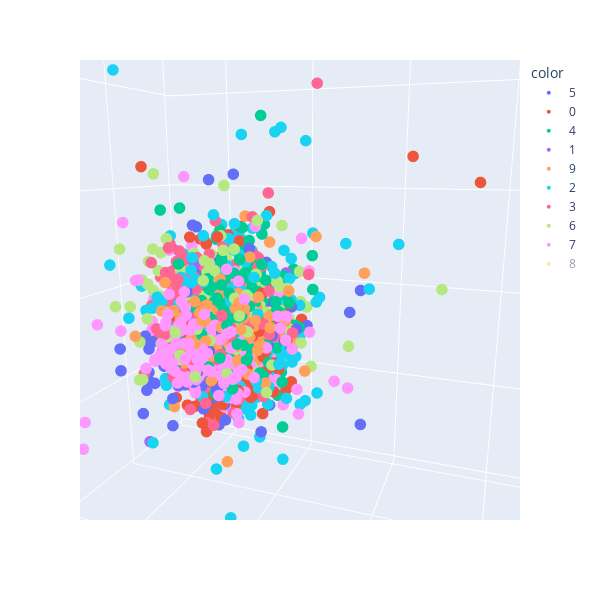

Notebook code for this chart:
### Code cell
visualize_3d_data(tren, y_train)

### Figure 1 — Plotly figure (JSON) as saved in the notebook; plotly's stock layout.template omitted (floating-point values rounded to 4 significant figures; data arrays with more than 128 entries replaced by an {"elided": "..."} marker saying what was removed)
{"data": [{"hovertemplate": "color=5<br>x=%{x}<br>y=%{y}<br>z=%{z}<extra></extra>", "legendgroup": "5", "marker": {"color": "#636efa", "colorscale": [[0, "#440154"], [0.1111, "#482878"], [0.2222, "#3e4989"], [0.3333, "#31688e"], [0.4444, "#26828e"], [0.5556, "#1f9e89"], [0.6667, "#35b779"], [0.7778, "#6ece58"], [0.8889, "#b5de2b"], [1, "#fde725"]], "size": 4, "symbol": "circle"}, "mode": "markers", "name": "5", "scene": "scene", "showlegend": true, "type": "scatter3d", "x": {"elided": "274 float values"}, "y": {"elided": "274 float values"}, "z": {"elided": "274 float values"}}, {"hovertemplate": "color=0<br>x=%{x}<br>y=%{y}<br>z=%{z}<extra></extra>", "legendgroup": "0", "marker": {"color": "#EF553B", "colorscale": [[0, "#440154"], [0.1111, "#482878"], [0.2222, "#3e4989"], [0.3333, "#31688e"], [0.4444, "#26828e"], [0.5556, "#1f9e89"], [0.6667, "#35b779"], [0.7778, "#6ece58"], [0.8889, "#b5de2b"], [1, "#fde725"]], "size": 4, "symbol": "circle"}, "mode": "markers", "name": "0", "scene": "scene", "showlegend": true, "type": "scatter3d", "x": {"elided": "285 float values"}, "y": {"elided": "285 float values"}, "z": {"elided": "285 float values"}}, {"hovertemplate": "color=4<br>x=%{x}<br>y=%{y}<br>z=%{z}<extra></extra>", "legendgroup": "4", "marker": {"color": "#00cc96", "colorscale": [[0, "#440154"], [0.1111, "#482878"], [0.2222, "#3e4989"], [0.3333, "#31688e"], [0.4444, "#26828e"], [0.5556, "#1f9e89"], [0.6667, "#35b779"], [0.7778, "#6ece58"], [0.8889, "#b5de2b"], [1, "#fde725"]], "size": 4, "symbol": "circle"}, "mode": "markers", "name": "4", "scene": "scene", "showlegend": true, "type": "scatter3d", "x": {"elided": "325 float values"}, "y": {"elided": "325 float values"}, "z": {"elided": "325 float values"}}, {"hovertemplate": "color=1<br>x=%{x}<br>y=%{y}<br>z=%{z}<extra></extra>", "legendgroup": "1", "marker": {"color": "#ab63fa", "colorscale": [[0, "#440154"], [0.1111, "#482878"], [0.2222, "#3e4989"], [0.3333, "#31688e"], [0.4444, "#26828e"], [0.5556, "#1f9e89"], [0.6667, "#35b779"], [0.7778, "#6ece58"], [0.8889, "#b5de2b"], [1, "#fde725"]], "size": 4, "symbol": "circle"}, "mode": "markers", "name": "1", "scene": "scene", "showlegend": true, "type": "scatter3d", "x": {"elided": "339 float values"}, "y": {"elided": "339 float values"}, "z": {"elided": "339 float values"}}, {"hovertemplate": "color=9<br>x=%{x}<br>y=%{y}<br>z=%{z}<extra></extra>", "legendgroup": "9", "marker": {"color": "#FFA15A", "colorscale": [[0, "#440154"], [0.1111, "#482878"], [0.2222, "#3e4989"], [0.3333, "#31688e"], [0.4444, "#26828e"], [0.5556, "#1f9e89"], [0.6667, "#35b779"], [0.7778, "#6ece58"], [0.8889, "#b5de2b"], [1, "#fde725"]], "size": 4, "symbol": "circle"}, "mode": "markers", "name": "9", "scene": "scene", "showlegend": true, "type": "scatter3d", "x": {"elided": "287 float values"}, "y": {"elided": "287 float values"}, "z": {"elided": "287 float values"}}, {"hovertemplate": "color=2<br>x=%{x}<br>y=%{y}<br>z=%{z}<extra></extra>", "legendgroup": "2", "marker": {"color": "#19d3f3", "colorscale": [[0, "#440154"], [0.1111, "#482878"], [0.2222, "#3e4989"], [0.3333, "#31688e"], [0.4444, "#26828e"], [0.5556, "#1f9e89"], [0.6667, "#35b779"], [0.7778, "#6ece58"], [0.8889, "#b5de2b"], [1, "#fde725"]], "size": 4, "symbol": "circle"}, "mode": "markers", "name": "2", "scene": "scene", "showlegend": true, "type": "scatter3d", "x": {"elided": "299 float values"}, "y": {"elided": "299 float values"}, "z": {"elided": "299 float values"}}, {"hovertemplate": "color=3<br>x=%{x}<br>y=%{y}<br>z=%{z}<extra></extra>", "legendgroup": "3", "marker": {"color": "#FF6692", "colorscale": [[0, "#440154"], [0.1111, "#482878"], [0.2222, "#3e4989"], [0.3333, "#31688e"], [0.4444, "#26828e"], [0.5556, "#1f9e89"], [0.6667, "#35b779"], [0.7778, "#6ece58"], [0.8889, "#b5de2b"], [1, "#fde725"]], "size": 4, "symbol": "circle"}, "mode": "markers", "name": "3", "scene": "scene", "showlegend": true, "type": "scatter3d", "x": {"elided": "295 float values"}, "y": {"elided": "295 float values"}, "z": {"elided": "295 float values"}}, {"hovertemplate": "color=6<br>x=%{x}<br>y=%{y}<br>z=%{z}<extra></extra>", "legendgroup": "6", "marker": {"color": "#B6E880", "colorscale": [[0, "#440154"], [0.1111, "#482878"], [0.2222, "#3e4989"], [0.3333, "#31688e"], [0.4444, "#26828e"], [0.5556, "#1f9e89"], [0.6667, "#35b779"], [0.7778, "#6ece58"], [0.8889, "#b5de2b"], [1, "#fde725"]], "size": 4, "symbol": "circle"}, "mode": "markers", "name": "6", "scene": "scene", "showlegend": true, "type": "scatter3d", "x": {"elided": "306 float values"}, "y": {"elided": "306 float values"}, "z": {"elided": "306 float values"}}, {"hovertemplate": "color=7<br>x=%{x}<br>y=%{y}<br>z=%{z}<extra></extra>", "legendgroup": "7", "marker": {"color": "#FF97FF", "colorscale": [[0, "#440154"], [0.1111, "#482878"], [0.2222, "#3e4989"], [0.3333, "#31688e"], [0.4444, "#26828e"], [0.5556, "#1f9e89"], [0.6667, "#35b779"], [0.7778, "#6ece58"], [0.8889, "#b5de2b"], [1, "#fde725"]], "size": 4, "symbol": "circle"}, "mode": "markers", "name": "7", "scene": "scene", "showlegend": true, "type": "scatter3d", "x": {"elided": "329 float values"}, "y": {"elided": "329 float values"}, "z": {"elided": "329 float values"}}, {"hovertemplate": "color=8<br>x=%{x}<br>y=%{y}<br>z=%{z}<extra></extra>", "legendgroup": "8", "marker": {"color": "#FECB52", "colorscale": [[0, "#440154"], [0.1111, "#482878"], [0.2222, "#3e4989"], [0.3333, "#31688e"], [0.4444, "#26828e"], [0.5556, "#1f9e89"], [0.6667, "#35b779"], [0.7778, "#6ece58"], [0.8889, "#b5de2b"], [1, "#fde725"]], "size": 4, "symbol": "circle"}, "mode": "markers", "name": "8", "scene": "scene", "showlegend": true, "type": "scatter3d", "visible": "legendonly", "x": {"elided": "261 float values"}, "y": {"elided": "261 float values"}, "z": {"elided": "261 float values"}}], "layout": {"height": 600, "legend": {"title": {"text": "color"}, "tracegroupgap": 0}, "margin": {"t": 60}, "scene": {"aspectmode": "auto", "aspectratio": {"x": 0.95, "y": 1.021, "z": 1.031}, "camera": {"center": {"x": 0, "y": 0, "z": 0}, "eye": {"x": 0.7356, "y": 0.2709, "z": 0.1804}, "projection": {"type": "perspective"}, "up": {"x": 0, "y": 0, "z": 1}}, "domain": {"x": [0, 1], "y": [0, 1]}, "xaxis": {"title": {"text": "x"}, "type": "linear"}, "yaxis": {"title": {"text": "y"}, "type": "linear"}, "zaxis": {"title": {"text": "z"}, "type": "linear"}}, "width": 600}}
